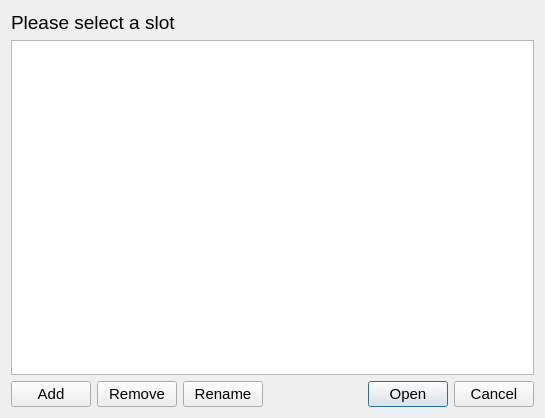
<?xml version="1.0" encoding="UTF-8"?>
<ui version="4.0">
 <class>keyColorSlots</class>
 <widget class="QDialog" name="keyColorSlots">
  <property name="geometry">
   <rect>
    <x>0</x>
    <y>0</y>
    <width>545</width>
    <height>418</height>
   </rect>
  </property>
  <property name="windowTitle">
   <string>Color slots</string>
  </property>
  <layout class="QGridLayout" name="gridLayout">
   <item row="0" column="0" colspan="4">
    <widget class="QLabel" name="label_Main">
     <property name="sizePolicy">
      <sizepolicy hsizetype="Expanding" vsizetype="Fixed">
       <horstretch>0</horstretch>
       <verstretch>0</verstretch>
      </sizepolicy>
     </property>
     <property name="font">
      <font>
       <pointsize>14</pointsize>
      </font>
     </property>
     <property name="text">
      <string>Please select a slot</string>
     </property>
     <property name="alignment">
      <set>Qt::AlignLeading|Qt::AlignLeft|Qt::AlignVCenter</set>
     </property>
    </widget>
   </item>
   <item row="2" column="1">
    <widget class="QPushButton" name="pushButton_Remove">
     <property name="sizePolicy">
      <sizepolicy hsizetype="Fixed" vsizetype="Fixed">
       <horstretch>0</horstretch>
       <verstretch>0</verstretch>
      </sizepolicy>
     </property>
     <property name="font">
      <font>
       <pointsize>11</pointsize>
      </font>
     </property>
     <property name="text">
      <string>Remove</string>
     </property>
    </widget>
   </item>
   <item row="2" column="3">
    <widget class="QDialogButtonBox" name="buttonBox">
     <property name="font">
      <font>
       <pointsize>11</pointsize>
      </font>
     </property>
     <property name="standardButtons">
      <set>QDialogButtonBox::Cancel|QDialogButtonBox::Open</set>
     </property>
    </widget>
   </item>
   <item row="2" column="0">
    <widget class="QPushButton" name="pushButton_Add">
     <property name="font">
      <font>
       <pointsize>11</pointsize>
      </font>
     </property>
     <property name="text">
      <string>Add</string>
     </property>
    </widget>
   </item>
   <item row="2" column="2">
    <widget class="QPushButton" name="pushButton_Rename">
     <property name="font">
      <font>
       <pointsize>11</pointsize>
      </font>
     </property>
     <property name="text">
      <string>Rename</string>
     </property>
    </widget>
   </item>
   <item row="1" column="0" colspan="4">
    <widget class="QListWidget" name="listWidget_Slots">
     <property name="font">
      <font>
       <pointsize>12</pointsize>
      </font>
     </property>
    </widget>
   </item>
  </layout>
 </widget>
 <resources/>
 <connections/>
</ui>
